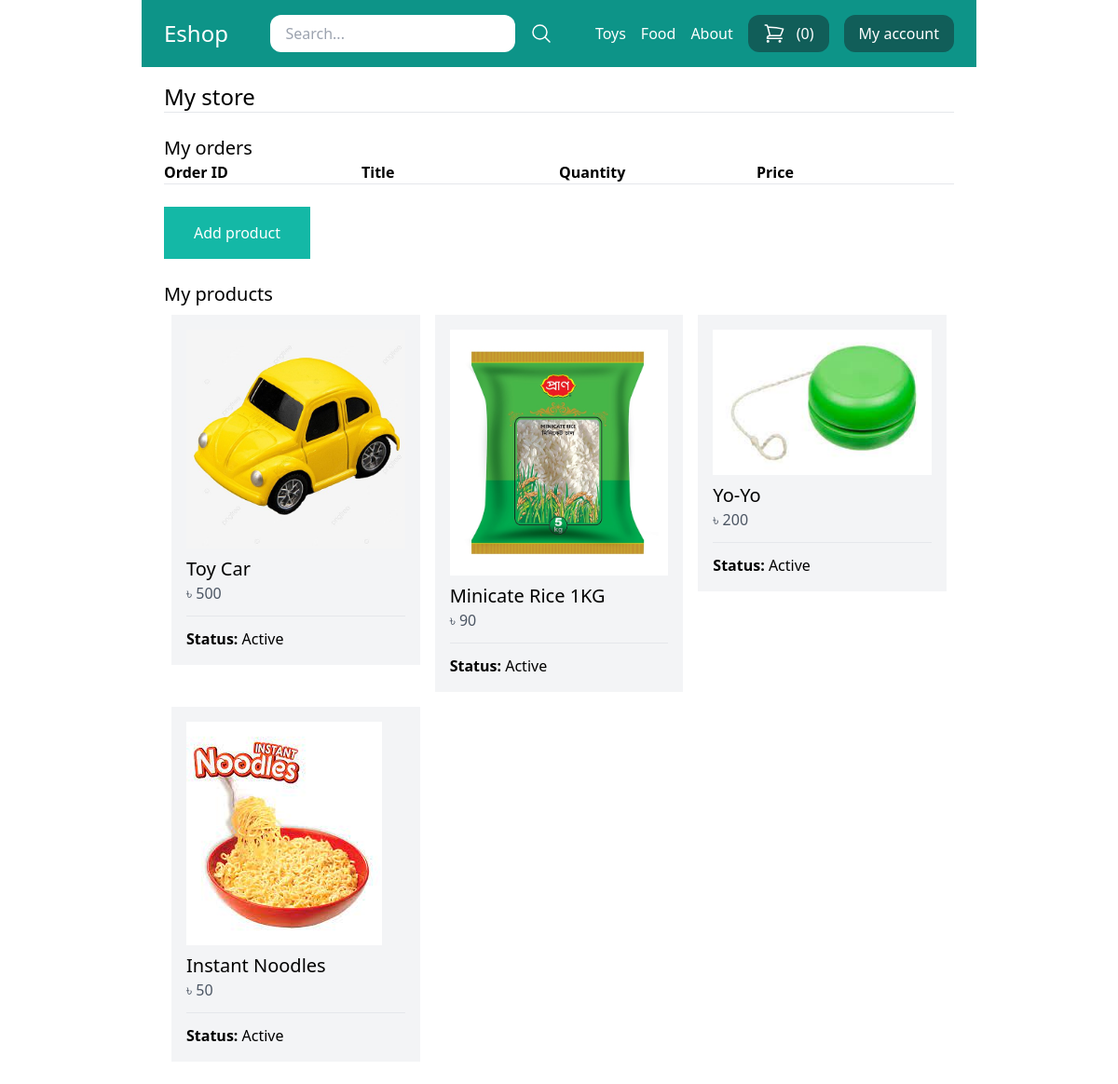
The page /mystore/ (signed in) on the database as committed earlier.
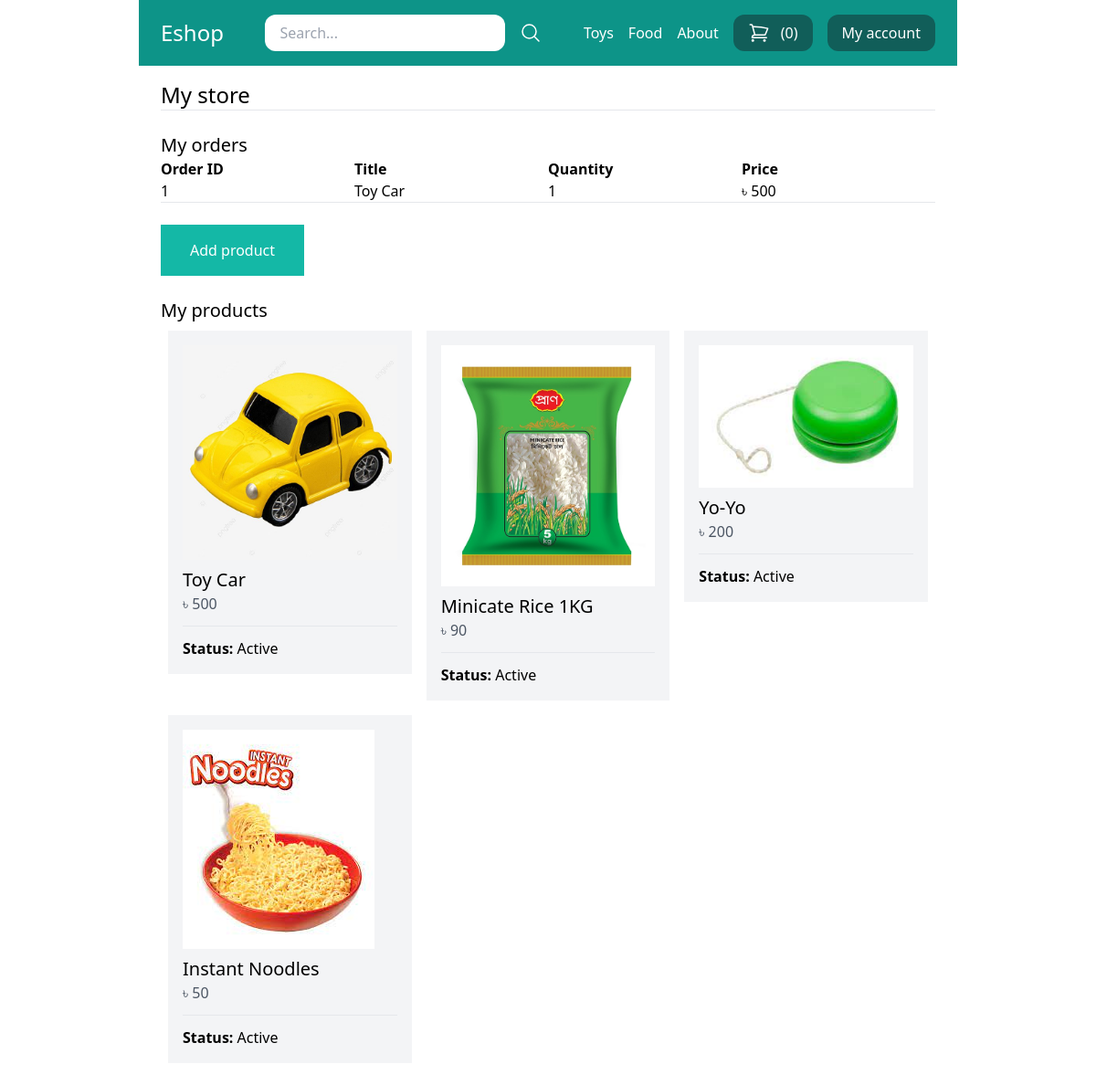
The same page on the database as committed later.
### store/models.py (models this page shows, shortened)
class Category(models.Model):
	title = models.CharField(max_length=50)
	slug = models.SlugField(max_length=50)
	class Meta:
		verbose_name_plural = 'Categories'

class Product(models.Model):
	DRAFT = 'draft'
	WAITING_APPROVAL = 'waitingapproval'
	ACTIVE = 'active'
	DELETED = 'deleted'
	STATUS_CHOICES = {
		(DRAFT, 'Draft'),
		(WAITING_APPROVAL, 'Waiting approval'),
		(ACTIVE, 'Active'),
		(DELETED, 'Deleted'),
	}
	user = models.ForeignKey(User, related_name='products', on_delete=models.CASCADE)
	category = models.ForeignKey(Category, related_name='products', on_delete=models.CASCADE)
	title = models.CharField(max_length=50)
	slug = models.SlugField(max_length=50)
	description = models.TextField(blank=True)
	price = models.IntegerField()
	image = models.ImageField(upload_to='uploads/product_images', blank=True, null=True)
	thumbnail = models.ImageField(upload_to='uploads/product_images/thumbnail', blank=True, null=True)
	created_at = models.DateTimeField(auto_now_add=True)
	updated_at = models.DateTimeField(auto_now=True)
	status = models.CharField(max_length=50, choices=STATUS_CHOICES, default=ACTIVE)
	class Meta:
		ordering = ('-created_at',)

class OrderItem(models.Model):
	order = models.ForeignKey(Order, related_name='items', on_delete=models.CASCADE)
	product = models.ForeignKey(Product, related_name='items', on_delete=models.CASCADE)
	price = models.IntegerField()
	quantity = models.IntegerField(default=1)

class Order(models.Model):
	first_name = models.CharField(max_length=255)
	last_name = models.CharField(max_length=255)
	address = models.CharField(max_length=255)
	zipcode = models.CharField(max_length=255)
	city = models.CharField(max_length=255)
	paid_amount = models.IntegerField(blank=True, null=True)
	is_paid = models.BooleanField(default=False)
	payment_intent = models.CharField(max_length=255)
	created_by = models.ForeignKey(User, related_name='orders', on_delete=models.SET_NULL, null=True)
	created_at = models.DateTimeField(auto_now_add=True)

### userprofile/views.py (the view)
# urls.py: path('mystore/', views.mystore, name='mystore'),
@login_required
def mystore(request):
	products = request.user.products.exclude(status=Product.DELETED)
	order_items = OrderItem.objects.filter(product__user=request.user)
	return render(request, 'userprofile/mystore.html', {
		'products' : products,
		'order_items' : order_items,
		})

### store/cart.py (called while the page is built)
    def __len__(self):
        return sum(item['quantity'] for item in self.cart.values())

### store/context_processors.py (called while the page is built)
def cart(request):
	return {'cart' : Cart(request)}

### store/templatetags/menu.py (called while the page is built)
@register.inclusion_tag('core/menu.html')
def menu():
	categories = Category.objects.all()
	return {'categories' : categories}

### userprofile/templates/userprofile/mystore.html (shortened to what this page needs)
{% extends 'core/base.html' %}
{% block content %}
<h1 class="text-2xl">My store</h1>
<hr>
<h2 class="mt-6 text-xl">My orders</h2>
<div class="flex flex-wrap">
	<div class="w-1/4">
		<strong>Order ID</strong>
	</div>
	<div class="w-1/4">
		<strong>Title</strong>
	</div>
	<div class="w-1/4">
		<strong>Quantity</strong>
	</div>
	<div class="w-1/4">
		<strong>Price</strong>
	</div>
</div>
{% for order_item in order_items %}
	<div class="flex flex-wrap">
		<div class="w-1/4">
			<a href="{% url 'mystore_order_detail' order_item.order.id %}">{{ order_item.order.id }}</a>
		</div>
		<div class="w-1/4">
			{{ order_item.product.title }}
		</div>
		<div class="w-1/4">
			{{ order_item.quantity }}
		</div>
		<div class="w-1/4">
			৳ {{ order_item.price }}
		</div>
	</div>
{% endfor %}
<hr>
<a href="{% url 'add_product' %}" class="mt-6 inline-block py-4 px-8 bg-teal-500 text-white">Add product</a>
<h2 class="mt-6 text-xl">My products</h2>
{% if products %}
<div class="flex flex-wrap">
	{% for product in products %}
	<div class="product w-1/3 p-2">
		<div class="p-4 bg-gray-100">
			<a href="{%  url 'edit_product' product.id %}">
				{% if product.image %}
					<div class="image mb-2">
						<img src="{{ product.image.url }}" alt="Image of {{ product.title }}">
					</div>
				{% endif %}
			<h2 class="text-xl">{{ product.title }}</h2>
			<p class="text-s text-gray-600">৳ {{ product.price }} </p>
			<hr class="my-3">
			<p><strong>Status: </strong>{{ product.get_status_display }}</strong></p>
			</a>
		</div>
	</div>
	{% endfor %}
</div>
{% else %}
	<p class="mt-4 py-4 px-8 bg-gray-200">You don't have any products yet...</p>
{% endif %}
{% endblock %}

### core/templates/core/base.html (shortened to what this page needs)
{% load menu %}
<!doctype html>
<html>
<head>
  <script src="https://cdn.tailwindcss.com"></script>
</head>
<body>
	<nav class="max-w-4xl mx-auto py-4 px-6 flex items-center justify-between bg-teal-600">
		<div class="logo">
			<a href="/" class="text-2xl text-white">Eshop</a>
		</div>
		<div class="search">
			<form method="get" action="/search/" class="flex items-center space-x-4">
				<input type="search" class="py-2 px-4 rounded-xl" name='query' placeholder="Search...">
				<button>
					<svg xmlns="http://www.w3.org/2000/svg" fill="none" viewBox="0 0 24 24" stroke-width="1.5" stroke="currentColor" class="w-6 h-6 text-white">
  				<path stroke-linecap="round" stroke-linejoin="round" d="M21 21l-5.197-5.197m0 0A7.5 7.5 0 105.196 5.196a7.5 7.5 0 0010.607 10.607z" />
					</svg>
				</button>
			</form>
		</div>
		<div class="menu flex items-center space-x-4">
			{% menu %}
			<a href="{% url 'cart_view' %}" class="flex space-x-3 py-2 px-4 bg-teal-800 hover:bg-teal-900 rounded-xl text-white"> <span>({{ cart|length }})</span></a>
			{% if request.user.is_authenticated %}
				<a href="{% url 'myaccount' %}" class="py-2 px-4 bg-teal-800 hover:bg-teal-900 rounded-xl text-white">My account</a>
			{% endif %}
		</div>
	</nav>
	<div class="max-w-4xl mx-auto py-4 px-6">
		{% block content %}
		{% endblock %}
	</div>
</body>
</html>

### core/templates/core/menu.html
{% for category in categories %}
	<a href="{% url 'category_detail' category.slug %}" class="text-white">{{ category.title }}</a>
{% endfor %}
<a href="{% url 'about' %}" class="text-white">About</a>

Rows that differ between the two databases and show on the page:
added OrderItem: order.id "1", product "Toy Car", quantity "1", price "500"
